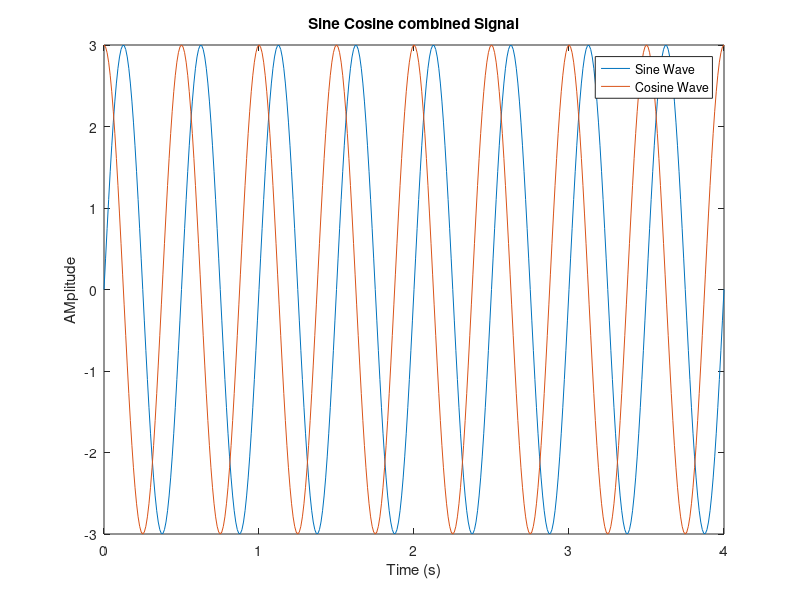

Write the MATLAB code that produced this figure.
f = 2;
A = 3;
d = 4;
Fs = 100;

t = 0: 1/Fs:d;
y1 = A * sin(2*pi*f*t);
y2 = A * cos(2*pi*f*t);

plot(t, y1);
hold on;
plot(t, y2);
xlabel('Time (s)');
ylabel('AMplitude');
title('Sine Cosine combined Signal');
legend('Sine Wave', 'Cosine Wave');